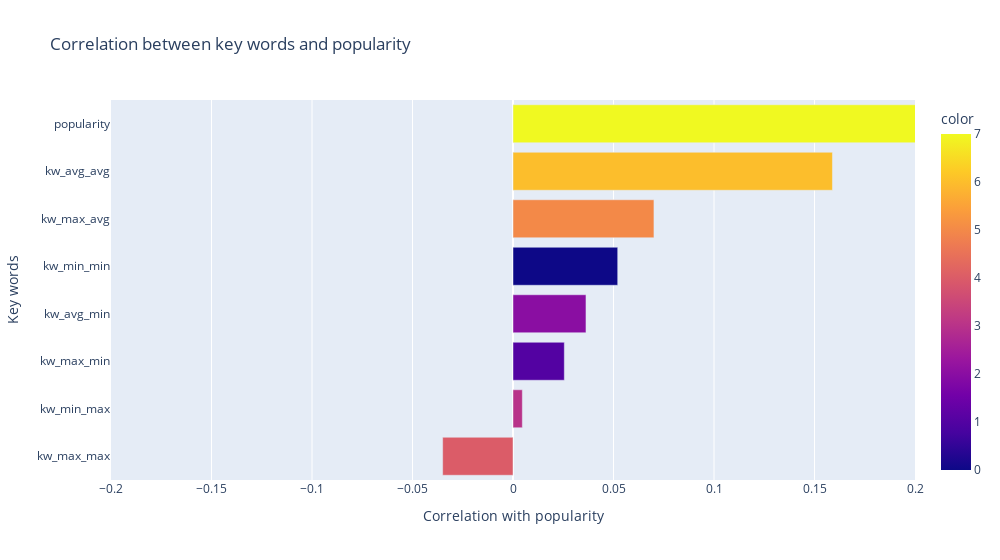

Here is the notebook cell this chart was saved with:
### Code cell
number_objectfs=data[truely_continuous_value[8:15]+['popularity']]
fig=px.bar(number_objectfs.corr()['popularity'].index,
           x=number_objectfs.corr()['popularity'].values,
           y=number_objectfs.corr()['popularity'].index,
           color=[i for i in range(8)],
           orientation='h',
           width=1000,
           title="Correlation between key words and popularity")
fig.update_layout(xaxis_title="Correlation with popularity", yaxis_title="Key words",xaxis_range=[-0.2,0.2],
                      yaxis_categoryorder = 'total ascending', uniformtext_mode='hide')

fig.show()

### Figure 1 — Plotly figure (JSON) as saved in the notebook; plotly's stock layout.template omitted (floating-point values rounded to 4 significant figures)
{"data": [{"alignmentgroup": "True", "hovertemplate": "x=%{x}<br>y=%{y}<br>color=%{marker.color}<extra></extra>", "legendgroup": "", "marker": {"color": [0, 1, 2, 3, 4, 5, 6, 7], "coloraxis": "coloraxis", "pattern": {"shape": ""}}, "name": "", "offsetgroup": "", "orientation": "h", "showlegend": false, "textposition": "auto", "type": "bar", "x": [0.0521, 0.02553, 0.0363, 0.004648, -0.03499, 0.07012, 0.1589, 1], "xaxis": "x", "y": ["kw_min_min", "kw_max_min", "kw_avg_min", "kw_min_max", "kw_max_max", "kw_max_avg", "kw_avg_avg", "popularity"], "yaxis": "y"}], "layout": {"barmode": "relative", "coloraxis": {"colorbar": {"title": {"text": "color"}}, "colorscale": [[0, "#0d0887"], [0.1111, "#46039f"], [0.2222, "#7201a8"], [0.3333, "#9c179e"], [0.4444, "#bd3786"], [0.5556, "#d8576b"], [0.6667, "#ed7953"], [0.7778, "#fb9f3a"], [0.8889, "#fdca26"], [1, "#f0f921"]]}, "legend": {"tracegroupgap": 0}, "title": {"text": "Correlation between key words and popularity"}, "uniformtext": {"mode": "hide"}, "width": 1000, "xaxis": {"anchor": "y", "domain": [0, 1], "range": [-0.2, 0.2], "title": {"text": "Correlation with popularity"}}, "yaxis": {"anchor": "x", "categoryorder": "total ascending", "domain": [0, 1], "title": {"text": "Key words"}}}}
